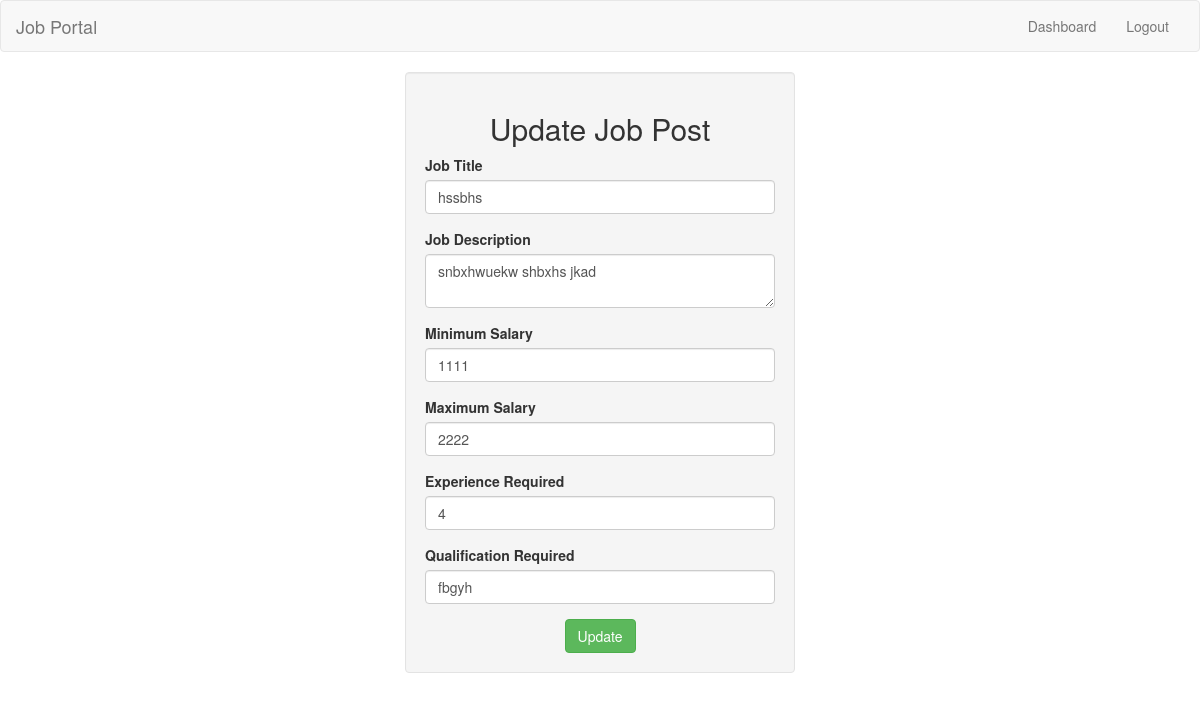
The page /employers/edit-job-post.php?id=5 (signed in) on the database its author committed.
### tables this page shows
CREATE TABLE `job_post` (
  `id_jobpost` int(11) NOT NULL,
  `id_company` int(11) NOT NULL,
  `jobtitle` varchar(255) NOT NULL,
  `description` text NOT NULL,
  `minimumsalary` varchar(255) NOT NULL,
  `maximumsalary` varchar(255) NOT NULL,
  `experience` varchar(255) NOT NULL,
  `qualification` varchar(255) NOT NULL,
  `createdat` timestamp NOT NULL DEFAULT current_timestamp()
);

### employers/edit-job-post.php (the view, shortened to what this page needs)
<?php
require_once("../db.php");
?>
<!DOCTYPE html>
<html lang="en">
  <head>
    <link rel="stylesheet" href="https://maxcdn.bootstrapcdn.com/bootstrap/3.3.7/css/bootstrap.min.css">
  </head>
  <body>
    <header>
      <nav class="navbar navbar-default">
        <div class="container-fluid">
          <div class="navbar-header">
            <a class="navbar-brand" href="../index.php">Job Portal</a>
          </div>
          <div class="collapse navbar-collapse" id="bs-example-navbar-collapse-1">
            <ul class="nav navbar-nav navbar-right">
              <li><a href="dashboard.php">Dashboard</a></li>
              <li><a href="../logout.php">Logout</a></li>
            </ul>
          </div>
        </div>
      </nav>
    </header>
    <section>
      <div class="container">
        <div class="row">
          <div class="col-md-4 col-md-offset-4 well">
          <h2 class="text-center">Update Job Post</h2>
            <form method="post" action="editpost.php">
            <?php
            $sql = "SELECT * FROM job_post WHERE id_jobpost='$_GET[id]' AND id_company='$_SESSION[id_user]'";
            $result = $conn->query($sql);
            if($result->num_rows > 0) {
              while($row = $result->fetch_assoc())
              {
            ?>
              <div class="form-group">
                <label for="jobtitle">Job Title</label>
                <input type="text" class="form-control" id="jobtitle" name="jobtitle" value="<?php echo $row['jobtitle']; ?>" placeholder="Job Title" required="">
              </div>
              <div class="form-group">
                <label for="description">Job Description</label>
                <textarea class="form-control" id="description" name="description" placeholder="Job Description" required=""><?php echo $row['description']; ?></textarea>
              </div>
              <div class="form-group">
                <label for="minimumsalary">Minimum Salary</label>
                <input type="text" class="form-control" id="minimumsalary" value="<?php echo $row['minimumsalary']; ?>" name="minimumsalary" placeholder="Minimum Salary" required="">
              </div>
              <div class="form-group">
                <label for="maximumsalary">Maximum Salary</label>
                <input type="text" class="form-control" id="maximumsalary" name="maximumsalary" value="<?php echo $row['maximumsalary']; ?>" placeholder="Maximum Salary" required="">
              </div>
              <div class="form-group">
                <label for="experience">Experience Required</label>
                <input type="text" class="form-control" id="experience" name="experience" value="<?php echo $row['experience']; ?>" placeholder="Experience Required" required="">
              </div>
              <div class="form-group">
                <label for="qualification">Qualification Required</label>
                <input type="text" class="form-control" id="qualification" name="qualification" value="<?php echo $row['qualification']; ?>" placeholder="Qualification Required" required="">
              </div>
              <div class="text-center">
                <button type="submit" class="btn btn-success">Update</button>
              </div>
              <?php
                }
              } else {
                header("Location: dashboard.php");
                exit();
              }
              ?>
            </form>
          </div>
        </div>
      </div>
    </section>
  </body>
</html>

### rows shown on the page
job_post: jobtitle "hssbhs", description "snbxhwuekw shbxhs jkad", minimumsalary "1111", maximumsalary "2222", experience "4", qualification "fbgyh"
